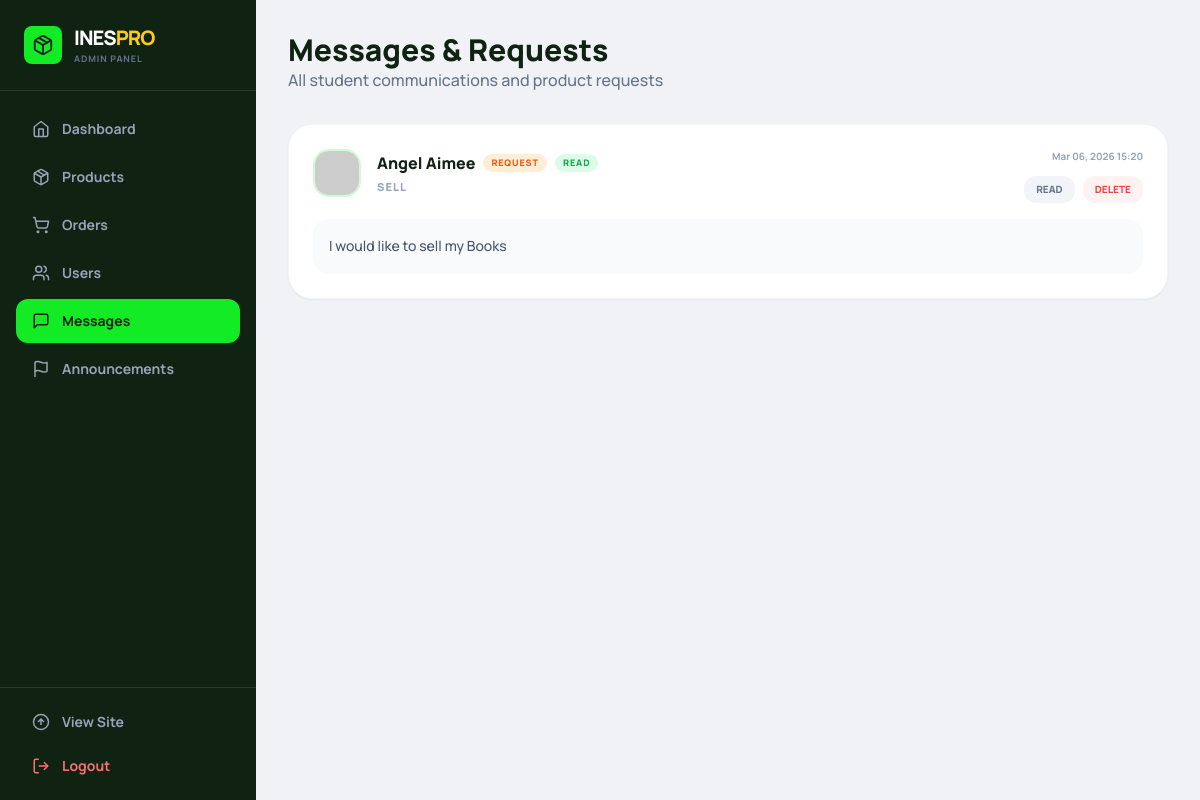
The page /messages.php (signed in) on the database its author committed.
### tables this page shows
CREATE TABLE `messages` (
  `id` int(11) NOT NULL,
  `sender_id` int(11) DEFAULT NULL,
  `receiver_id` int(11) DEFAULT NULL,
  `subject` varchar(255) DEFAULT NULL,
  `content` text NOT NULL,
  `timestamp` datetime DEFAULT current_timestamp(),
  `status` varchar(50) DEFAULT 'Pending',
  `type` varchar(50) DEFAULT 'Message'
);

CREATE TABLE `users` (
  `id` int(11) NOT NULL,
  `name` varchar(255) NOT NULL,
  `email` varchar(255) NOT NULL,
  `password` varchar(255) NOT NULL,
  `role` varchar(50) DEFAULT 'Student',
  `status` varchar(50) DEFAULT 'Active',
  `avatar_url` text DEFAULT NULL,
  `created_at` timestamp NOT NULL DEFAULT current_timestamp()
);

### messages.php (called while the page is built, shortened)
<?php
require_once 'db.php';
require_once 'mvc/controllers/MessageController.php';
$controller = new MessageController($conn);
$data = $controller->handleAdminMessages();
extract($data);
require_once 'mvc/views/messages_view.php';
?>

### mvc/controllers/MessageController.php (called while the page is built, shortened)
<?php
require_once __DIR__ . '/../models/MessageModel.php';
class MessageController
{
    private $model;
    public function __construct($db)
    {
        $this->model = new MessageModel($db);
    }
    public function handleAdminMessages()
    {
        $messages = $this->model->getAllMessages();
        return compact('messages', 'success_msg');
    }
}
?>

### mvc/models/MessageModel.php (called while the page is built, shortened)
<?php
class MessageModel
{
    private $db;
    public function __construct($db)
    {
        $this->db = $db;
    }
    public function getAllMessages()
    {
        return $this->db->query("SELECT m.*, u.name as sender_name, u.avatar_url as sender_avatar FROM messages m LEFT JOIN users u ON m.sender_id = u.id ORDER BY m.timestamp DESC");
    }
}
?>

### mvc/views/messages_view.php (the view, shortened to what this page needs)
<!DOCTYPE html>
<html lang="en">
<head>
    <script src="https://cdn.tailwindcss.com"></script>
    <link rel="stylesheet" href="assets/css/style.css">
</head>
<body class="bg-[#f0f2f5] min-h-screen flex" style="font-family:'Manrope',sans-serif">
<?php include __DIR__ . '/partials/admin_sidebar.php'; ?>
<main class="flex-1 overflow-y-auto p-8">
    <div class="flex justify-between items-center mb-8">
        <div>
            <h2 class="text-3xl font-black text-[#102212]">Messages & Requests</h2>
            <p class="text-slate-500 font-medium">All student communications and product requests</p>
        </div>
    </div>
    <div class="space-y-5">
        <?php if ($messages->num_rows > 0):
    while ($msg = $messages->fetch_assoc()): ?>
        <div class="bg-white rounded-3xl p-6 border border-slate-100 shadow-sm hover:border-[#13ec25]/30 transition-all">
            <div class="flex items-start justify-between gap-4">
                <div class="flex items-center gap-4 flex-1">
                    <img src="<?php echo $msg['sender_avatar'] ?: 'https://i.pravatar.cc/48?u=' . $msg['sender_id']; ?>" class="w-12 h-12 rounded-2xl object-cover border-2 border-[#13ec25]/20 shrink-0" alt="">
                    <div class="flex-1 min-w-0">
                        <div class="flex items-center gap-2 mb-1 flex-wrap">
                            <h4 class="font-black text-[#102212]"><?php echo $msg['sender_name'] ?: 'Anonymous'; ?></h4>
                            <span class="px-2 py-0.5 text-[9px] font-black uppercase rounded-full tracking-widest <?php echo $msg['type'] == 'Request' ? 'bg-orange-100 text-orange-600' : 'bg-blue-100 text-blue-600'; ?>">
                                <?php echo $msg['type']; ?>
                            </span>
                            <span class="px-2 py-0.5 text-[9px] font-black uppercase rounded-full tracking-widest <?php echo $msg['status'] == 'Pending' ? 'bg-yellow-100 text-yellow-600' : 'bg-green-100 text-green-600'; ?>">
                                <?php echo $msg['status']; ?>
                            </span>
                        </div>
                        <p class="text-[11px] font-black text-slate-400 uppercase tracking-widest"><?php echo $msg['subject']; ?></p>
                    </div>
                </div>
                <div class="text-right shrink-0">
                    <p class="text-[10px] font-bold text-slate-400 mb-3"><?php echo date('M d, Y H:i', strtotime($msg['timestamp'])); ?></p>
                    <div class="flex gap-2 justify-end">
                        <a href="?action=read&id=<?php echo $msg['id']; ?>" class="px-3 py-1.5 bg-slate-100 text-slate-500 text-[10px] font-black rounded-xl uppercase hover:bg-slate-200 transition-colors">Read</a>
                        <a href="?action=archive&id=<?php echo $msg['id']; ?>" onclick="return confirm('Delete this message?')" class="px-3 py-1.5 bg-red-50 text-red-500 text-[10px] font-black rounded-xl uppercase hover:bg-red-100 transition-colors">Delete</a>
                    </div>
                </div>
            </div>
            <div class="mt-4 bg-slate-50 rounded-2xl p-4">
                <p class="text-sm text-slate-600 font-medium leading-relaxed"><?php echo nl2br(htmlspecialchars($msg['content'])); ?></p>
            </div>
        </div>
        <?php
    endwhile;
endif; ?>
    </div>
</main>
</body>
</html>

### assets/css/style.css (style rules this page uses)
*, *::before, *::after { transition-property: color, background-color, border-color, transform, box-shadow, opacity; transition-duration: 150ms; transition-timing-function: ease; }

### rows shown on the page
messages: users.name "Angel Aimee", type "REQUEST", status "READ", subject "SELL", timestamp "Mar 06, 2026 15:20", content "I would like to sell my Books"

### other values the page prints
$label "Dashboard"
$label "Products"
$label "Orders"
$label "Users"
$label "Messages"
$label "Announcements"
